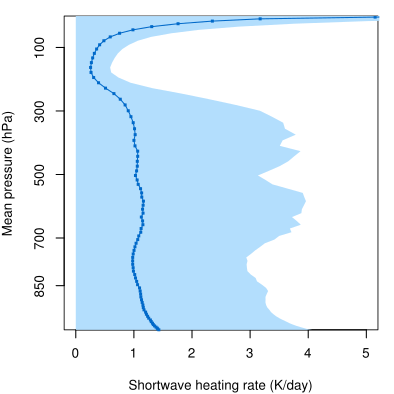

Write the R code that produced this figure.
#!/usr/bin/env Rscript

source('lib/plot_profile.R')

level <- function(p) {
    p$pressure <- apply(p$pressure_thickness, c(2,3), cumsum) - p$pressure_thickness/2
    p$mean_pressure <- apply(p$pressure, 1, mean)
    p$flux_solar_diff <- apply(p$flux_solar, c(2,3), diff)
    p$heating_rate_solar <- -g*p$flux_solar_diff/p$heat_capacity/p$pressure_thickness*24*60*60
    p
}

cairo_pdf('shortwave_heating_rate.pdf', width=10/cm(1), height=10/cm(1))
par(mar=c(4,4,1,1))
par(cex=0.8)
par(lwd=0.8)

only <- c(
        'pressure_thickness',
        'pressure',
        'flux_solar',
        'heat_capacity'
)

p.base <- level(read.nc('results/shortwave-intermittency-base.nc', only=only))
p.1h <- level(read.nc('results/shortwave-intermittency-1h.nc', only=only))

plot.profile(p.base, 'heating_rate_solar',
    xlab='Shortwave heating rate (K/day)',
    lwd=1,
    col='#0169c9',
    bg='#b3defd',
    xlim=c(0,5)
)

# plot.profile(p.1h, 'heating_rate_solar',
#     lwd=1,
#     col='red',
#     new=FALSE
# )

dev.off()
